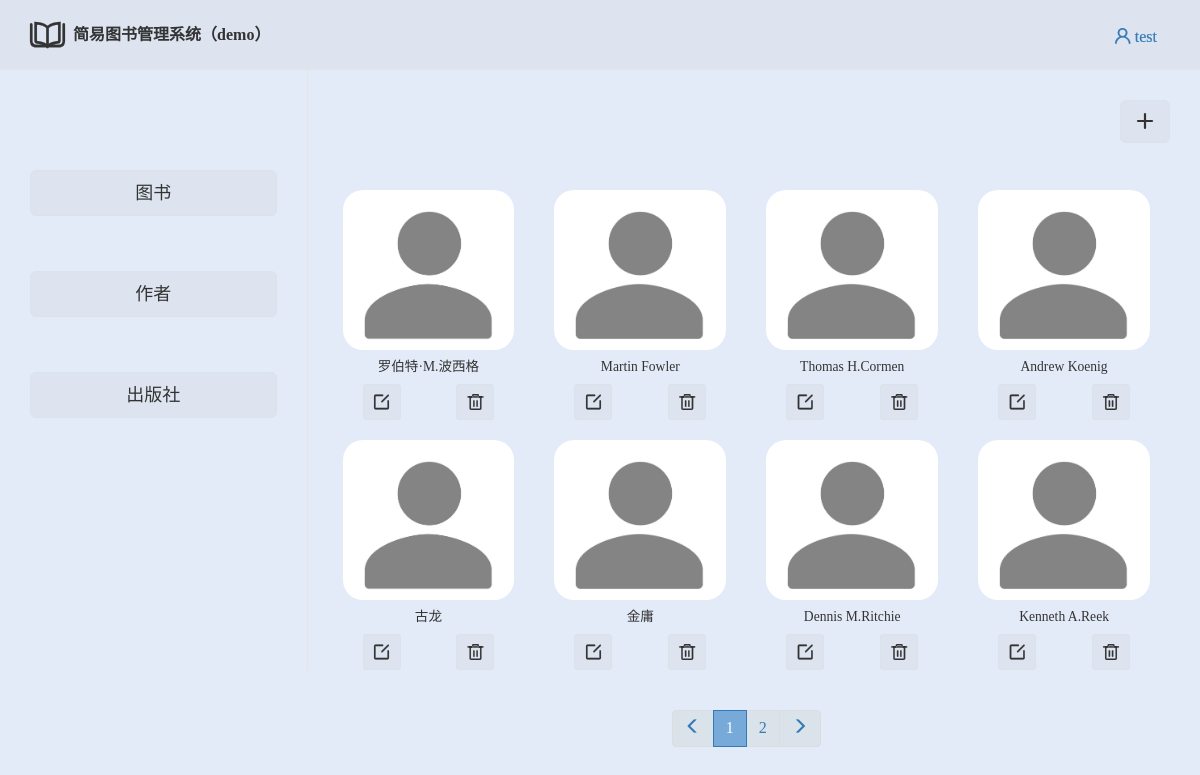
The page /app_home/author/ (signed in) on the database its author committed.
### app_home/models.py (models this page shows)
class Author(models.Model):
    a_id = models.AutoField(primary_key=True)
    auth_name = models.CharField(max_length=20)

### app_home/views.py (the view)
    def wrapper(*args, **kwargs):
        if args[0].user.is_anonymous:
            return redirect('/app_auth/login/')
        return func(*args, **kwargs)

### app_home/pagination.py (called while the page is built)
    @property
    def start(self):
        return (self.current_page - 1) * self.per_page

    @property
    def end(self):
        return self.current_page * self.per_page

### app_home/views.py (called while the page is built)
def auth(func):
    def wrapper(*args, **kwargs):
        if args[0].user.is_anonymous:
            return redirect('/app_auth/login/')
        return func(*args, **kwargs)
    return wrapper

@auth
def author(request):
    if request.method == "POST":
        auth_name = request.POST.get('auth_name')
        form = AddFormAuth(request.POST)
        if form.is_valid():
            Author.objects.create(auth_name=auth_name)
            return redirect('/app_home/author/')
    usr = request.user.username
    all_count = Author.objects.all().count()
    query_params = request.GET.copy()
    query_params._mutable = True
    pager = Pagination(
        current_page=request.GET.get('page'),
        all_count=all_count,
        base_url=request.path_info,
        query_params=query_params,
        per_page=per_page_count,
    )
    auth_list = Author.objects.all().order_by('-pk')[pager.start:pager.end]
    form = AddFormAuth()
    return render(request, "home/author.html", locals())

### templates/home/author.html (shortened to what this page needs)
{% extends 'base2.html' %}
{% block db_book %}
    <div class="book-head">
    <span class="btn btn-info btn-lg pull-right iconfont" data-toggle="modal"
          data-target=".modal-auth">&#xe6a1;</span>
    </div>
    {% for auth in auth_list %}
        <div class="col-md-3 pub-auth">
            <div class="auth-bg bg">
                <a class="text-muted text-center center-block" href="/app_home/{{ auth.pk }}/auth_info/"></a>
            </div>
            <span class="text-center center-block small">{{ auth.auth_name }}</span>
            <div>
                <a href="/app_home/{{ auth.pk }}/delete_auth" style="margin-right: 20px" class="btn btn-info btn-sm
            pull-right iconfont">&#xe88a;</a>
                <span class="btn btn-info btn-sm pull-left iconfont" style="margin-left: 20px" data-toggle="modal"
                      data-target="#modal{{ auth.pk }}">&#xe606;</span>
            </div>
        </div>
    {% endfor %}
    <div class="page-nav">
        <nav>
            <ul class="pagination">
                {{ pager.page_html|safe }}
            </ul>
        </nav>
    </div>
{% endblock %}

### templates/base2.html (shortened to what this page needs)
{% extends 'base.html' %}
{% block btn %}
    <div class="pull-right dropdown">
        <span class="pull-right btn btn-link usr iconfont" id="usr-logout" data-toggle="dropdown"
              aria-haspopup="true" aria-expanded="false">&#xe62a; {{ usr }}</span>
    </div>
{% endblock %}
{% block con %}
    <div class="container">
        <div class="row">
            <div class="col-md-3 body-left">
                <ul>
                    <a class="btn btn-block btn-info btn-lg pull-left" href="/app_home/home/">图书</a>
                    <a class="btn btn-block btn-info btn-lg pull-left" href="/app_home/author/">作者</a>
                    <a class="btn btn-block btn-info btn-lg pull-left" href="/app_home/publish/">出版社</a>
                </ul>
            </div>
            <div class="col-md-9 body-right">
                {% block db_book %}
                {% endblock %}
            </div>
        </div>
    </div>
{% endblock %}

### templates/base.html (shortened to what this page needs)
<!DOCTYPE html>
<html lang="en">
<head>
    <link href="https://cdn.bootcdn.net/ajax/libs/twitter-bootstrap/3.3.7/css/bootstrap.min.css" rel="stylesheet">
    <link href="/static/auth/login.css" rel="stylesheet">
    <link href="/static/fonts/fonts.css" rel="stylesheet">
    <link href="/static/auth/header.css" rel="stylesheet">
    <link href="/static/home/home.css" rel="stylesheet">
    <link href="/static/reset.css" rel="stylesheet">
</head>
<body>
<div class="header">
    <div class="container">
        <div class="row">
            <div class="col-md-3">
                <span class="title-icon iconfont pull-left">&#xe6fb;</span>
                <span class="title">简易图书管理系统（demo）</span>
            </div>
            <div class="col-md-3">
                {% block btn %}
                {% endblock %}
            </div>
        </div>
    </div>
</div>
<div class="body">
    {% block con %}
    {% endblock %}
</div>
</body>
</html>

### static/auth/login.css (style rules this page uses)
body { font: 14px/1.5 Helvetica Neue,Helvetica,Arial,Microsoft Yahei,Hiragino Sans GB,Heiti SC,WenQuanYi Micro Hei,sans-serif; }
.btn, .btn:hover { transition: 0.5s all; }

### static/auth/header.css (style rules this page uses)
.header { height: 70px; background-color: rgba(0,0,0,0.03); border-bottom: 1px solid #E6E5E6; }
.usr { margin-top: 18px; }
.title { padding: 8px; margin: 0; text-align: center; line-height: 70px; color: #333; font-size: 16px; font-weight: bold; transition: 0.3s all; }
.title-icon { font-size: 35px; padding-top: 17px; }
a,a:hover { text-decoration:None; }

### static/home/home.css (style rules this page uses)
.book-head { width: 100%; height: 100px; }
.book-head span { margin-top: 30px; }
.body-left { padding-top: 50px; height: 600px; border-right: 1px solid #E6E5E6; padding-right: 30px; }
.body-left a { color: white; margin: 50px 0; }
.body-right { height: 100%; }
.pub-auth { height: 250px; padding: 20px; }
.pub-auth > span { margin: 10px 0; }
.pub-auth .auth-bg, .book-head .auth-bg { background: url("/static/home/auth_wall.jpeg") no-repeat top center; }
.pub-auth .bg, .book-head .bg { background-size: 100% auto; transition: 0.3s all cubic-bezier(.46, 1, .23, 1.52); border-radius: 20px; }
.pub-auth .bg a { height: 160px; width: 100%; }
.page-nav { width: 500px; text-align: center; position: absolute; bottom: -100px; left: 50%; margin-left: -250px; }

### rows shown on the page
Author: auth_name "罗伯特·M.波西格"
Author: auth_name "Martin Fowler"
Author: auth_name "Thomas H.Cormen"
Author: auth_name "Andrew Koenig"
Author: auth_name "古龙"
Author: auth_name "金庸"
Author: auth_name "Dennis M.Ritchie"
Author: auth_name "Kenneth A.Reek"

### other values the page prints
{{ usr }} "test"
{{ pager.page_html|safe }} "1 2"
